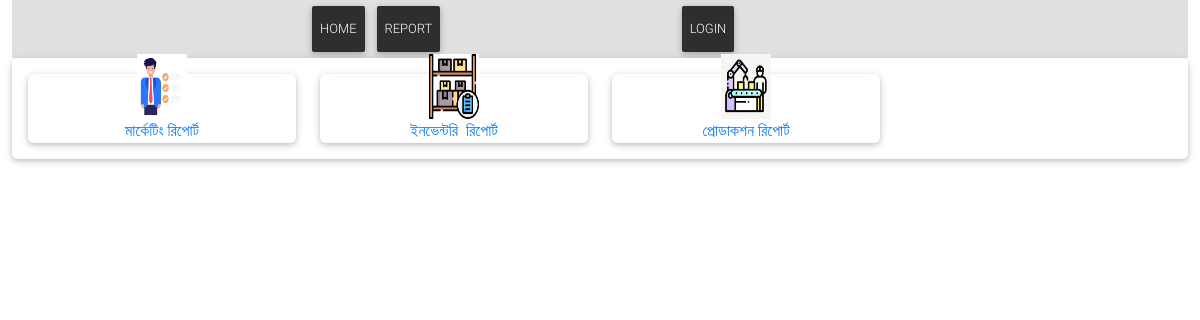
Before: /report/ with the older database file.
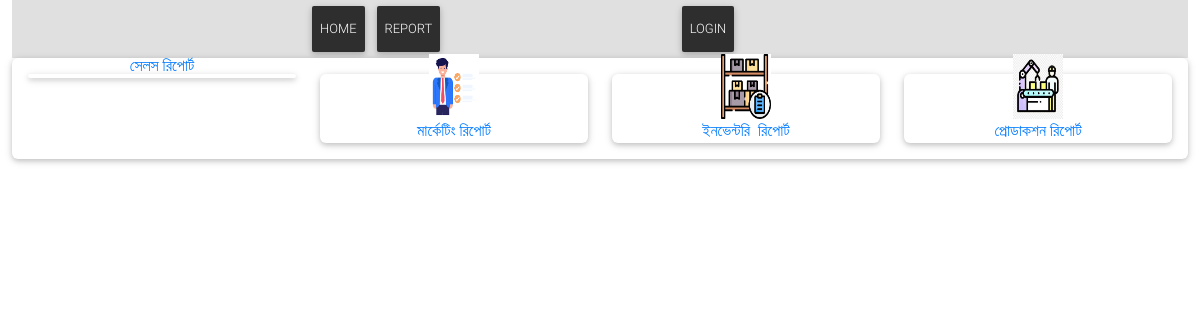
After: the same page with the newer database file.
### Report/models.py (models this page shows, shortened)
class Post(models.Model):
    title = models.CharField(max_length=200, unique=True)
    slug = models.SlugField(max_length=200, unique=True)
    author = models.ForeignKey(User, on_delete= models.CASCADE,related_name='blog_posts')
    updated_on = models.DateTimeField(auto_now= True)
    content = HTMLField() # Change This Line
    created_on = models.DateTimeField(auto_now_add=True)
    status = models.IntegerField(choices=STATUS, default=0)
    logo = models.ImageField(upload_to='reportlogo/', null=True, blank=True)
    class Meta:
        ordering = ['-created_on']

### Report/views.py (the view)
# urls.py: path('', views.post_list, name='post_list'),
def post_list(request):
    posts = Post.objects.filter(status=1).order_by('-created_on')
    return render(request, 'post_list.html', {'posts': posts})

### Report/templates/post_list.html
{% extends 'basereport.html' %}
{% load static %}
{% block content %}
<section class="section card mb-5">
    <div class="card-body">
        <div class="row">
            {% for post in posts %}
            <div class="col-xl-3 col-md-6 mb-xl-0 mb-4">
        <div class="card card-cascade cascading-admin-card">
            <div class="admin-up text-center">
                {% if post.logo %}
                <img src="{{ post.logo.url }}" alt="{{ post.title }} Logo" width="50" height="65">
                {% endif %}
              <div class="data">
               <a href="{% url 'post_detail' post.slug %}">{{ post.title }}</a>
              </div>
            </div>
          </div>
        </div>
            {% empty %}
            <p>No posts available.</p>
            {% endfor %}
        </div>
</div>
</section>
{% endblock %}

Changed rows visible on the page:
added Post: title "সেলস রিপোর্ট"
